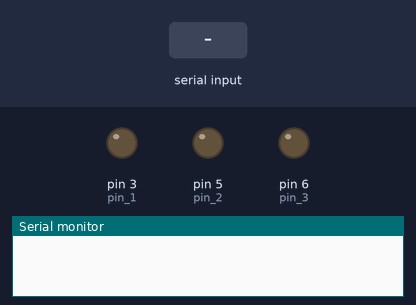
This sketch was run on a simulated Arduino Uno, built with avr-gcc and run on an emulated ATmega328P. Shown: output pins drawn as LEDs (lit = HIGH), the last lines printed to the serial monitor. The test bench sets the inputs (shaded band).

Above: at 1.2 s.
1.3 s: "1" received over Serial
At 2.2 s:
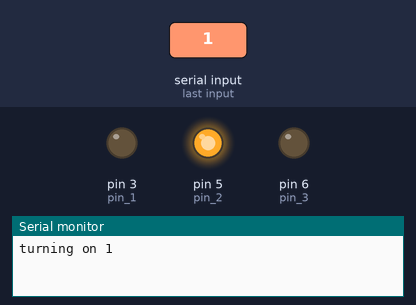
2.8 s: "2" received over Serial
At 4.0 s:
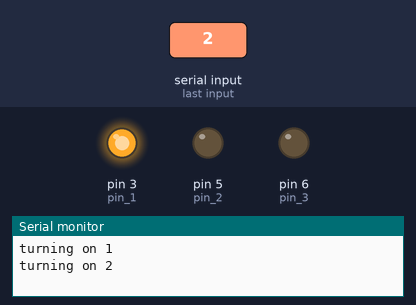
4.3 s: "3" received over Serial
At 5.1 s:
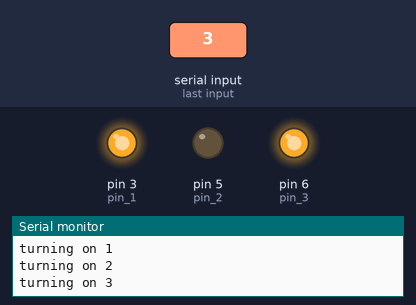
Timing chart, 0 to 7.3 s (numbered marks = the images above; inputs shaded):
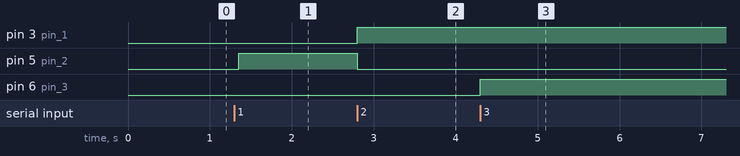

Measured:
- after the input at 1.3 s, pin 5 (pin_2): LOW → HIGH after 0.05 s
- after the input at 2.8 s, pin 3 (pin_1): LOW → HIGH at once; pin 5 (pin_2): HIGH → LOW at once
- after the input at 4.3 s, pin 6 (pin_3): LOW → HIGH at once

The sketch:

charlieplexing.ino
```cpp
/* Charlieplexing Example: 3-6 Multiplexor
   See Circuit at http://pcbheaven.com/wikipages/Charlieplexing/
   Open the serial monitor at 9600 baud and enter a number between 1-6 to turn on corrosponding LED
*/

#define pin_1 3
#define pin_2 5
#define pin_3 6

void setup(){
Serial.begin(9600);
}

void loop(){
if (Serial.available() > 0)
  switch(Serial.read()) {
    case '1':
     Serial.println("turning on 1");
     tristate('L','H','Z');
     break;
    case '2':
     Serial.println("turning on 2");
     tristate('H','L','Z');
     break;
    case '3':
     Serial.println("turning on 3");
     tristate('Z','L','H');
     break;
   case '4':
     Serial.println("turning on 4");
     tristate('Z','H','L');
     break;
   case '5':
     Serial.println("turning on 5");
     tristate('L','Z','H');
     break;
   case '6':
     Serial.println("turning on 6");
     tristate('H','Z','L');
     break;
  }

  delay(50);
}

void tristate(char state_1, char state_2, char state_3) {
  update_state(pin_1, state_1);
  update_state(pin_2, state_2);
  update_state(pin_3, state_3);
}

void update_state(int pin, char state)  {
 if (state == 'H') {
   pinMode(pin, OUTPUT);
   digitalWrite(pin, HIGH);
 }
 else if (state == 'L') {
   pinMode(pin, OUTPUT);
   digitalWrite(pin, LOW);
 }
 else if (state == 'Z')
   pinMode(pin, INPUT);
 else
   Serial.println("Invalid State Entry");
}
```
